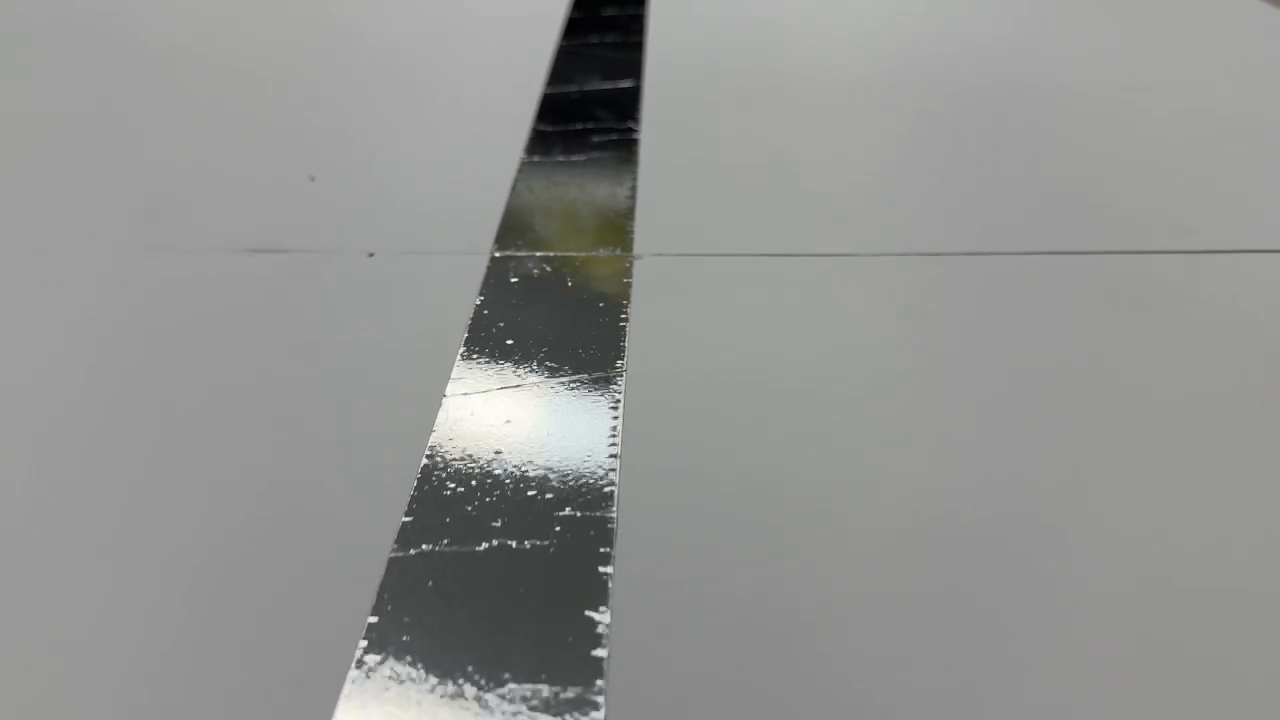
#> input picture frame 39 of vid/riel1.mp4, 1280 x 720 px
$ python chu.py
#> lines starting #> are read from the running program, lines starting #| are printed output that depends on the picture; after the words box and inside, x2 and y2 are one past the last pixel; in counts of white or black regions, pixels touching at a corner belong together
import cv2
import numpy as np

# ---------------- CONFIG ----------------
FRAME_W = 640
FRAME_H = 480
# ---------------------------------------
def region_of_interest(edges):
    height, width = edges.shape
    mask = np.zeros_like(edges)

    polygon = np.array([[
        (0, height),
        (width, height),
        (width, int(height * 0.6)),
        (0, int(height * 0.6))
    ]], np.int32)

    cv2.fillPoly(mask, polygon, 255)
    return cv2.bitwise_and(edges, mask)


def detect_lane(frame):
    gray = cv2.cvtColor(frame, cv2.COLOR_BGR2GRAY)
    blur = cv2.GaussianBlur(gray, (5, 5), 0)
    edges = cv2.Canny(blur, 50, 150)

    cropped_edges = region_of_interest(edges)

    lines = cv2.HoughLinesP(
        cropped_edges,
        rho=1,
        theta=np.pi / 180,
        threshold=50,
        minLineLength=50,
        maxLineGap=150
    )

    left_lines = []
    right_lines = []

    if lines is not None:
        for line in lines:
            x1, y1, x2, y2 = line[0]

            if x2 == x1:
                continue

            slope, intercept = np.polyfit((x1, x2), (y1, y2), 1)

            if slope < 0:
                left_lines.append((slope, intercept))
            else:
                right_lines.append((slope, intercept))

            cv2.line(frame, (x1, y1), (x2, y2), (0, 255, 0), 3)

    # Phân tích hướng
    if left_lines and right_lines:
        lane_info = "straight"
    elif left_lines:
        lane_info = "left"
    elif right_lines:
        lane_info = "right"
    else:
        lane_info = "no_lane"

    return frame, lane_info


def main():
    cap = cv2.VideoCapture(r"C:\Users\ADMIN\Desktop\osaka_MLS\line\vid\vid\riel1.mp4")  # đổi sang video path nếu cần

    if not cap.isOpened():
        print("❌ Không mở được camera")
        return

    print("📷 Camera ready – nhấn Q để thoát")

    while True:
        ret, frame = cap.read()
#> frame is the input picture: shape (720, 1280, 3); mean B, G, R 145.8, 147.3, 146.5
        if not ret:
            break

        frame = cv2.resize(frame, (FRAME_W, FRAME_H))
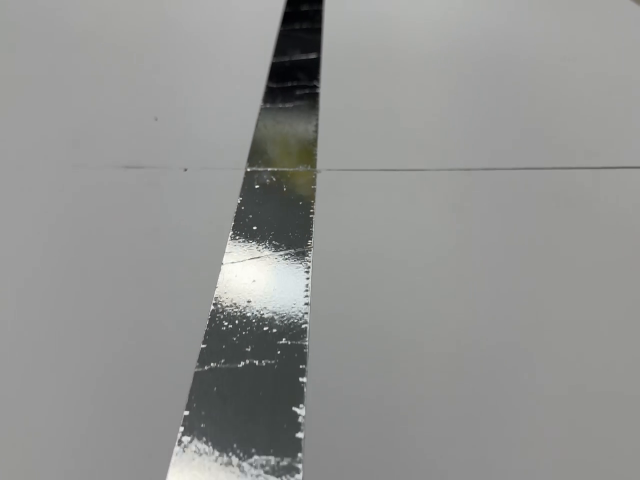
#> frame: shape (480, 640, 3); mean B, G, R 145.8, 147.3, 146.5

        annotated, lane_info = detect_lane(frame)
#> in detect_lane, `edges = cv2.Canny(blur, 50, 150)`:
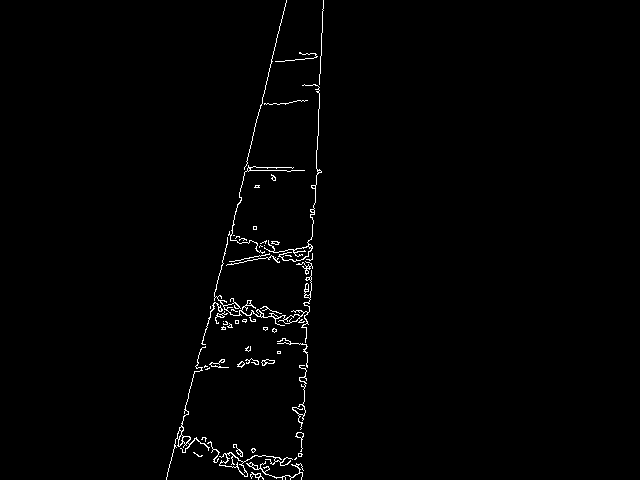
#> edges: shape (480, 640); 1.1% white in thin lines or dots, all inside (x1, y1, x2, y2) = (166, 0, 324, 480)
#> in region_of_interest, `cv2.fillPoly(mask, polygon, 255)`:
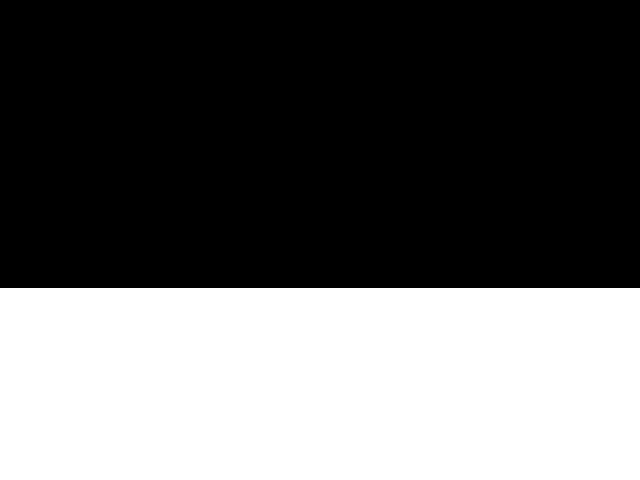
#> mask: shape (480, 640); 40% white; 1 white region, box (x1, y1, x2, y2) and area: (0, 288, 640, 480) 122880
#> in region_of_interest, `return cv2.bitwise_and(edges, mask)`:
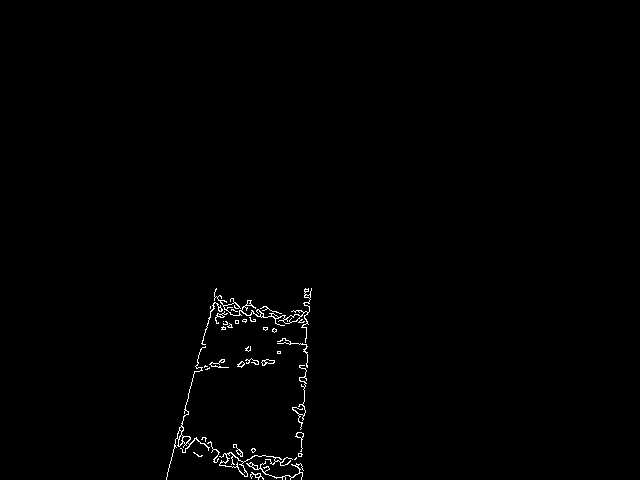
#> returned value: shape (480, 640); 0.68% white in thin lines or dots, all inside (x1, y1, x2, y2) = (166, 288, 312, 480)
#> in detect_lane, `lines = cv2.HoughLinesP( cropped_edges, rho=1, theta=np.pi / 180, thre..`: lines = [[166, 479, 215, 297], [300, 472, 309, 294], [301, 472, 310, 291], [298, 473, 308, 288], [167, 472, 216, 288], [181, 433, 276, 477]]
#> the loop in detect_lane, `for line in lines:` made 6 passes
#> (x1, y1, x2, y2, slope, intercept) on passes 1 to 6: (166, 479, 215, 297, -3.71, 1095.6), (300, 472, 309, 294, -19.78, 6405.3), (301, 472, 310, 291, -20.11, 6525.4), (298, 473, 308, 288, -18.5, 5986), (167, 472, 216, 288, -3.76, 1099.1), (181, 433, 276, 477, 0.463, 349.2)
#> after the loop in detect_lane, `for line in lines:`:
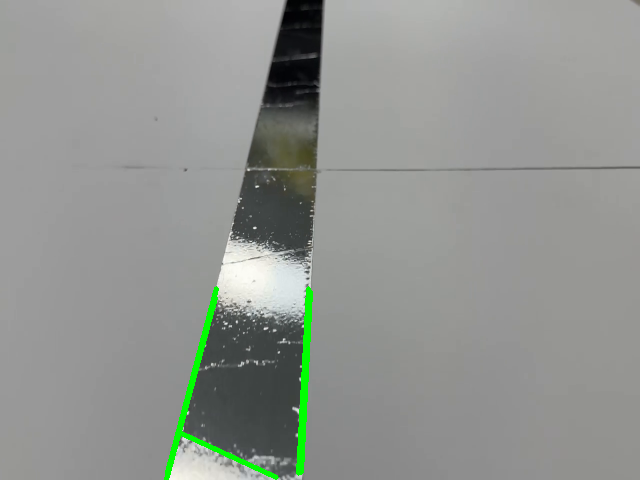
#> frame: shape (480, 640, 3); 1.04% of pixels changed, all inside (x1, y1, x2, y2) = (164, 286, 313, 480)
#> after the loop in detect_lane, `for line in lines:`: left_lines = [(-3.71, 1095.6), (-19.78, 6405.3), (-20.11, 6525.4), (-18.5, 5986), (-3.76, 1099.1)]; right_lines = [(0.463, 349.2)]
#> lane_info = 'straight'

        cv2.putText(
            annotated,
            f"Lane: {lane_info}",
            (20, 40),
            cv2.FONT_HERSHEY_SIMPLEX,
            1,
            (0, 0, 255),
            2
        )
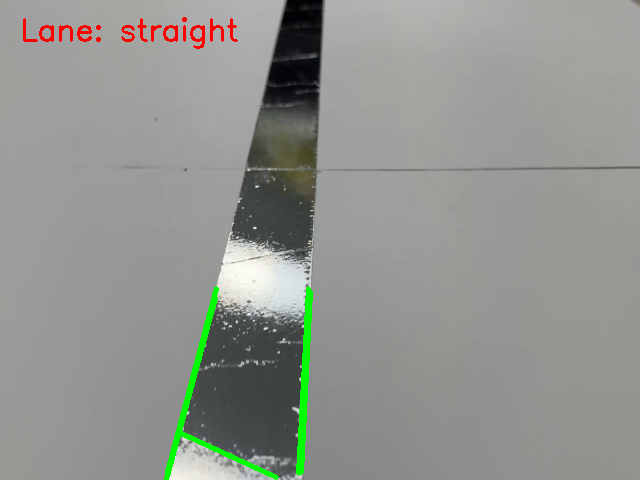
#> annotated: shape (480, 640, 3); 0.47% of pixels changed, all inside (x1, y1, x2, y2) = (23, 17, 238, 49)

        print(f"lane_info: {lane_info}")
#| lane_info: straight

        cv2.imshow("Lane Detection", annotated)

        if cv2.waitKey(1) & 0xFF == ord('q'):
#> (key q is pressed here)
            break

    cap.release()
    cv2.destroyAllWindows()


if __name__ == "__main__":
    main()

$ run again, starting later in the video
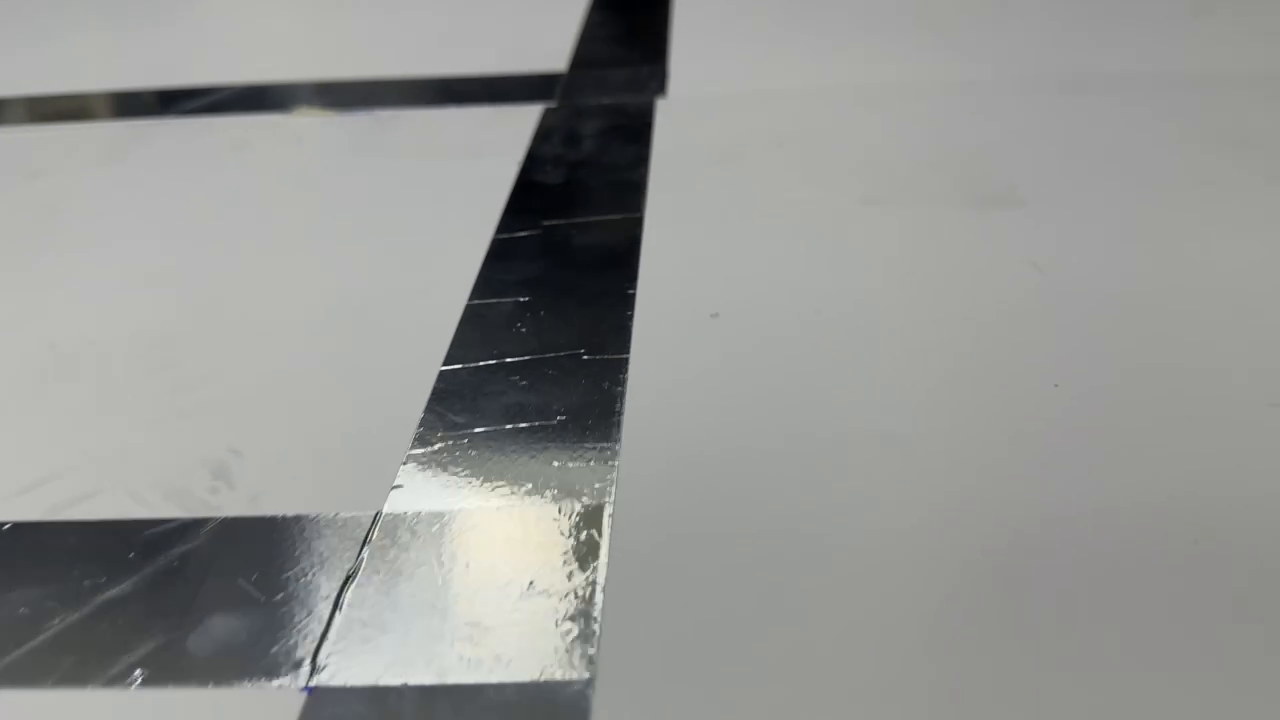
#> input picture frame 178 of vid/riel1.mp4, 1280 x 720 px
#> in main, frame is the input picture: shape (720, 1280, 3); mean B, G, R 147.8, 149.6, 148.7
#> edges: shape (480, 640); 1.1% white in thin lines or dots, all inside (x1, y1, x2, y2) = (0, 0, 336, 480)
#> mask: shape (480, 640); 40% white; 1 white region, box (x1, y1, x2, y2) and area: (0, 288, 640, 480) 122880
#> lines = [[29, 347, 306, 338], [0, 459, 269, 454], [152, 460, 208, 288], [62, 459, 226, 456], [2, 347, 306, 337], [300, 413, 308, 295], [155, 440, 186, 343], [293, 452, 303, 308]]
#> the loop in detect_lane, `for line in lines:` made 8 passes
#> (x1, y1, x2, y2, slope, intercept) on passes 1 to 8: (29, 347, 306, 338, -0.0325, 347.9), (0, 459, 269, 454, -0.0186, 459), (152, 460, 208, 288, -3.07, 926.9), (62, 459, 226, 456, -0.0183, 460.1), (2, 347, 306, 337, -0.0329, 347.1), (300, 413, 308, 295, -14.75, 4838), (155, 440, 186, 343, -3.13, 925), (293, 452, 303, 308, -14.4, 4671.2)
#> after the loop in detect_lane, `for line in lines:`:
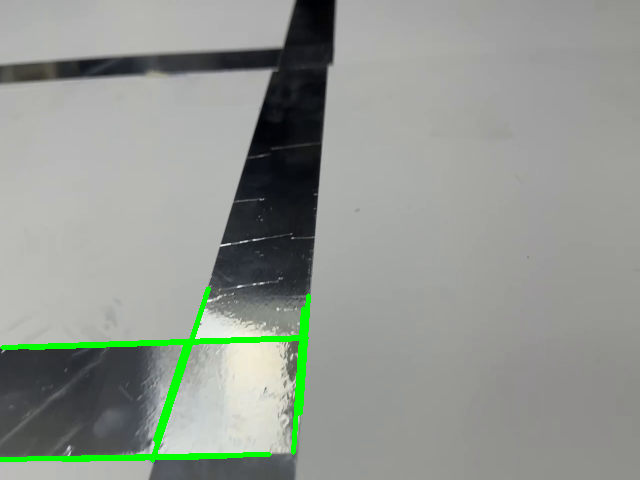
#> frame: shape (480, 640, 3); mean B, G, R 144.9, 151.5, 145.8
#> after the loop in detect_lane, `for line in lines:`: left_lines = [(-0.0325, 347.9), (-0.0186, 459), (-3.07, 926.9), (-0.0183, 460.1), (-0.0329, 347.1), (-14.75, 4838), (-3.13, 925), (-14.4, 4671.2)]; right_lines = []
#> lane_info = 'left'
#> in main, `cv2.putText( annotated, f"Lane: {lane_info}", (20, 40), cv2.FONT_HERSH..`:
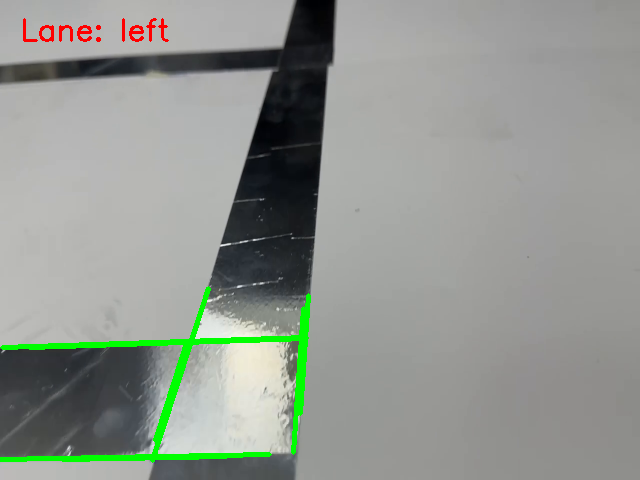
#> annotated: shape (480, 640, 3); 0.31% of pixels changed, all inside (x1, y1, x2, y2) = (23, 18, 169, 42)
#| lane_info: left

$ run again, starting later in the video
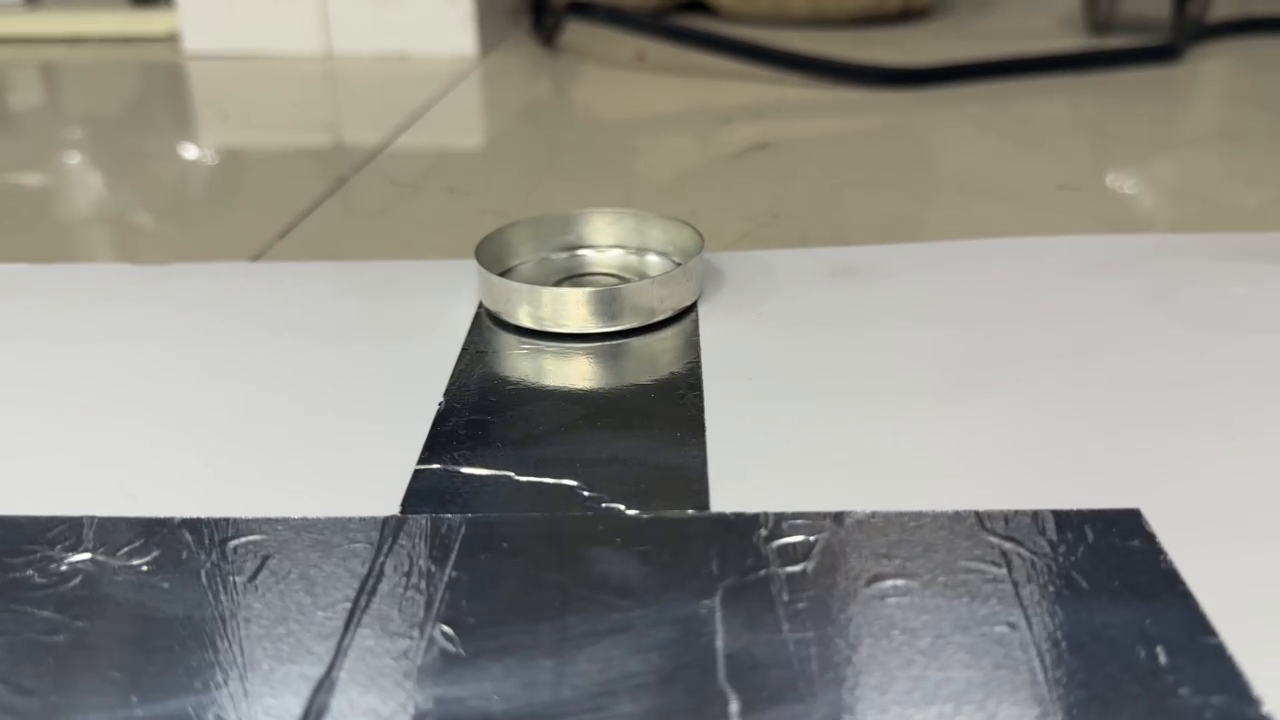
#> input picture frame 316 of vid/riel1.mp4, 1280 x 720 px
#> in main, frame is the input picture: shape (720, 1280, 3); mean B, G, R 136.5, 143.5, 144.5
#> edges: shape (480, 640); 1.8% white in thin lines or dots
#> mask: shape (480, 640); 40% white; 1 white region, box (x1, y1, x2, y2) and area: (0, 288, 640, 480) 122880
#> lines = 15 rows, first 6: [89, 347, 569, 339], [23, 344, 572, 344], [171, 429, 214, 288], [570, 340, 635, 479], [352, 288, 364, 465], [166, 461, 215, 309]
#> the loop in detect_lane, `for line in lines:` made 15 passes
#> (x1, y1, x2, y2, slope, intercept) on passes 1 to 8: (89, 347, 569, 339, -0.0167, 348.5), (23, 344, 572, 344, -6.55e-17, 344), (171, 429, 214, 288, -3.28, 989.7), (570, 340, 635, 479, 2.14, -878.9), (352, 288, 364, 465, 14.75, -4904), (166, 461, 215, 309, -3.1, 975.9), (27, 364, 594, 393, 0.0511, 362.6), (207, 455, 242, 312, -4.09, 1300.7)
#> after the loop in detect_lane, `for line in lines:`:
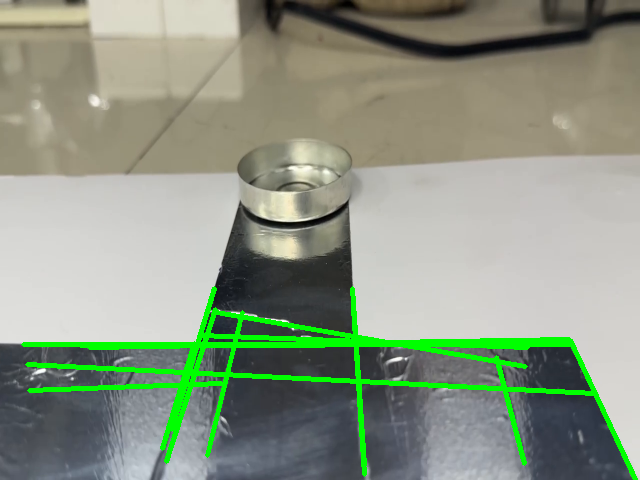
#> frame: shape (480, 640, 3); mean B, G, R 131.5, 150.7, 139.9
#> after the loop in detect_lane, `for line in lines:`: left_lines = [(-0.0167, 348.5), (-6.55e-17, 344), (-3.28, 989.7), (-3.1, 975.9), (-4.09, 1300.7), (-2.56e-16, 345), (-3.28, 979.6), (-0.0365, 391.1)]; right_lines = [(2.14, -878.9), (14.75, -4904), (0.0511, 362.6), (15.09, -5019.1), (3.79, -1520.7), (0.175, 274.3), (0.0367, 327.7)]
#> lane_info = 'straight'
#> in main, `cv2.putText( annotated, f"Lane: {lane_info}", (20, 40), cv2.FONT_HERSH..`:
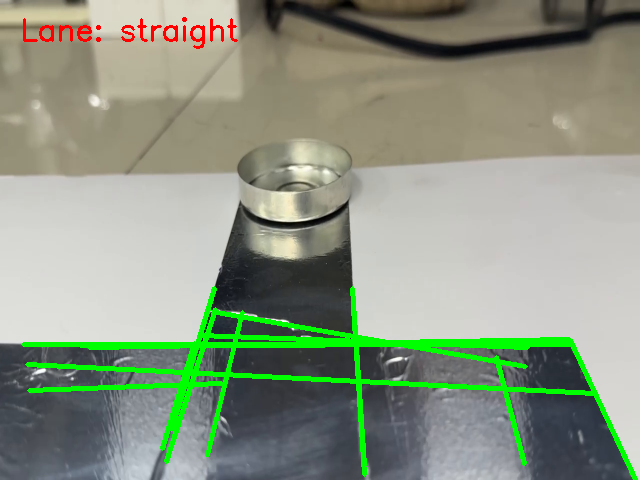
#> annotated: shape (480, 640, 3); 0.47% of pixels changed, all inside (x1, y1, x2, y2) = (23, 17, 238, 49)
#| lane_info: straight
